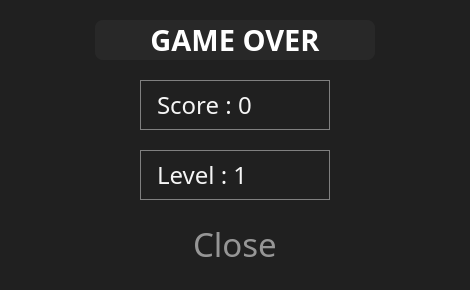
<?xml version="1.0" encoding="UTF-8"?>
<ui version="4.0">
 <class>Dialog</class>
 <widget class="QDialog" name="Dialog">
  <property name="geometry">
   <rect>
    <x>0</x>
    <y>0</y>
    <width>470</width>
    <height>290</height>
   </rect>
  </property>
  <property name="sizePolicy">
   <sizepolicy hsizetype="Fixed" vsizetype="Fixed">
    <horstretch>0</horstretch>
    <verstretch>0</verstretch>
   </sizepolicy>
  </property>
  <property name="windowTitle">
   <string>Game over</string>
  </property>
  <property name="styleSheet">
   <string notr="true">background-color: rgb(32, 32, 32);</string>
  </property>
  <widget class="QLabel" name="textLeaderboard">
   <property name="geometry">
    <rect>
     <x>95</x>
     <y>20</y>
     <width>280</width>
     <height>40</height>
    </rect>
   </property>
   <property name="sizePolicy">
    <sizepolicy hsizetype="Fixed" vsizetype="Fixed">
     <horstretch>0</horstretch>
     <verstretch>0</verstretch>
    </sizepolicy>
   </property>
   <property name="minimumSize">
    <size>
     <width>280</width>
     <height>40</height>
    </size>
   </property>
   <property name="maximumSize">
    <size>
     <width>280</width>
     <height>40</height>
    </size>
   </property>
   <property name="font">
    <font>
     <family>TF2 Secondary</family>
     <pointsize>22</pointsize>
     <bold>true</bold>
    </font>
   </property>
   <property name="styleSheet">
    <string notr="true">background-color: rgb(40,40,40);
border-radius: 8%;
color: white;</string>
   </property>
   <property name="text">
    <string>GAME OVER</string>
   </property>
   <property name="alignment">
    <set>Qt::AlignCenter</set>
   </property>
  </widget>
  <widget class="QPushButton" name="CloseButton">
   <property name="geometry">
    <rect>
     <x>115</x>
     <y>219</y>
     <width>240</width>
     <height>50</height>
    </rect>
   </property>
   <property name="sizePolicy">
    <sizepolicy hsizetype="Fixed" vsizetype="Fixed">
     <horstretch>0</horstretch>
     <verstretch>0</verstretch>
    </sizepolicy>
   </property>
   <property name="minimumSize">
    <size>
     <width>200</width>
     <height>40</height>
    </size>
   </property>
   <property name="maximumSize">
    <size>
     <width>240</width>
     <height>220</height>
    </size>
   </property>
   <property name="font">
    <font>
     <family>TF2</family>
     <pointsize>25</pointsize>
    </font>
   </property>
   <property name="cursor">
    <cursorShape>PointingHandCursor</cursorShape>
   </property>
   <property name="styleSheet">
    <string notr="true">QPushButton {
background-color: rgba(255, 255, 255, 0);
border: 0;
color: rgb(150, 150, 150);
}
QPushButton:hover{
background-color: rgba(255, 255, 255, 45);
color: rgb(255,255,255);
}
</string>
   </property>
   <property name="text">
    <string>Close</string>
   </property>
  </widget>
  <widget class="QLabel" name="LevelText">
   <property name="geometry">
    <rect>
     <x>140</x>
     <y>150</y>
     <width>190</width>
     <height>50</height>
    </rect>
   </property>
   <property name="sizePolicy">
    <sizepolicy hsizetype="Fixed" vsizetype="Fixed">
     <horstretch>0</horstretch>
     <verstretch>0</verstretch>
    </sizepolicy>
   </property>
   <property name="minimumSize">
    <size>
     <width>0</width>
     <height>0</height>
    </size>
   </property>
   <property name="maximumSize">
    <size>
     <width>240</width>
     <height>50</height>
    </size>
   </property>
   <property name="font">
    <font>
     <family>TF2 Secondary</family>
     <pointsize>18</pointsize>
    </font>
   </property>
   <property name="cursor">
    <cursorShape>IBeamCursor</cursorShape>
   </property>
   <property name="styleSheet">
    <string notr="true">Border: 1px solid grey;
padding: 10px;
color: rgb(245, 245, 245);</string>
   </property>
   <property name="text">
    <string>Level : 1</string>
   </property>
  </widget>
  <widget class="QLabel" name="ScoreText">
   <property name="geometry">
    <rect>
     <x>140</x>
     <y>80</y>
     <width>190</width>
     <height>50</height>
    </rect>
   </property>
   <property name="sizePolicy">
    <sizepolicy hsizetype="Fixed" vsizetype="Fixed">
     <horstretch>0</horstretch>
     <verstretch>0</verstretch>
    </sizepolicy>
   </property>
   <property name="minimumSize">
    <size>
     <width>0</width>
     <height>0</height>
    </size>
   </property>
   <property name="maximumSize">
    <size>
     <width>240</width>
     <height>50</height>
    </size>
   </property>
   <property name="font">
    <font>
     <family>TF2 Secondary</family>
     <pointsize>18</pointsize>
    </font>
   </property>
   <property name="cursor">
    <cursorShape>IBeamCursor</cursorShape>
   </property>
   <property name="styleSheet">
    <string notr="true">Border: 1px solid grey;
padding: 10px;
color: rgb(245, 245, 245);</string>
   </property>
   <property name="text">
    <string>Score : 0</string>
   </property>
  </widget>
 </widget>
 <resources/>
 <connections/>
</ui>
